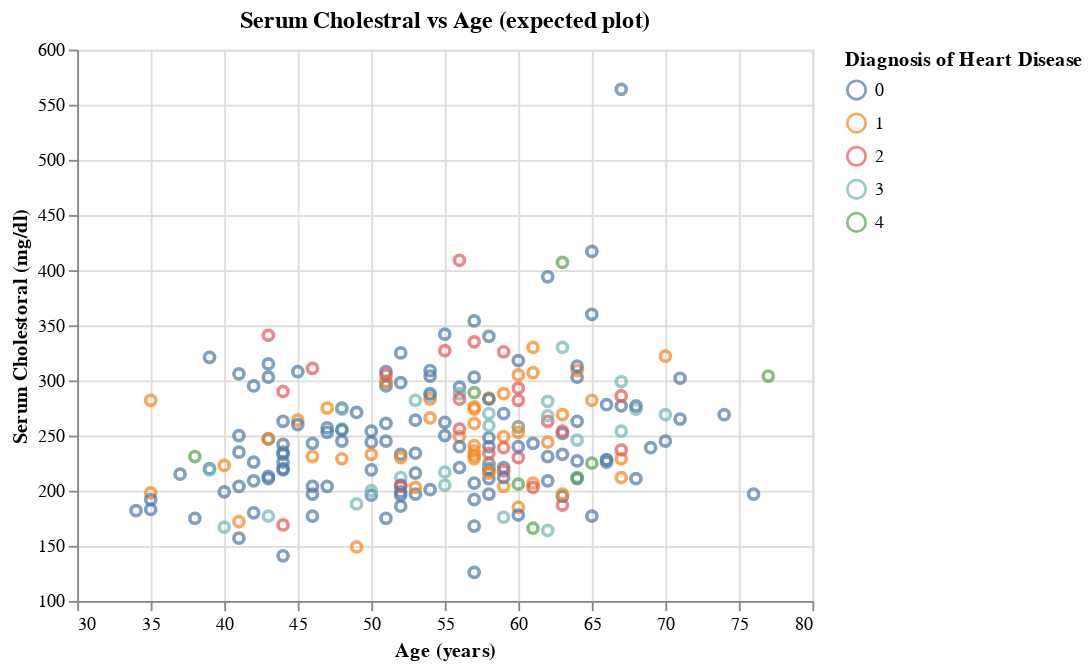

Notebook source saved alongside this figure:
### Markdown cell above
By the end of the project, we should have predictions from the test data, and have according matrix and results to see how well our model perform, and hopefully our predictions could give some insight or reveal trends that we could plot in the following format. It is likely the model would not be the most accurate but we should be able to at least identify patients which have certain qualities would have a higher chance of getting heart disease and therefore is recommended to go get regular body check-ups.

### Code cell
expected_plot =alt.Chart(heart_train).mark_point().encode(
    x=alt.X("age",title = "Age (years)", scale=alt.Scale(zero=False)),
    y=alt.Y("chol",title = "Serum Cholestoral (mg/dl)", scale=alt.Scale(zero=False)),
    color=alt.Color("num:N",title = "Diagnosis of Heart Disease")
).properties(title="Serum Cholestral vs Age (expected plot)")

expected_plot

### Figure 1 — Vega-Lite specification as saved in the notebook (floating-point values rounded to 4 significant figures; data arrays with more than 128 entries replaced by an {"elided": "..."} marker saying what was removed)
{"config": {"view": {"continuousWidth": 400, "continuousHeight": 300}}, "data": {"name": "data-58a615d8c95d6545a121ebf73011d7e8"}, "mark": "point", "encoding": {"color": {"field": "num", "title": "Diagnosis of Heart Disease", "type": "nominal"}, "x": {"field": "age", "scale": {"zero": false}, "title": "Age (years)", "type": "quantitative"}, "y": {"field": "chol", "scale": {"zero": false}, "title": "Serum Cholestoral (mg/dl)", "type": "quantitative"}}, "title": "Serum Cholestral vs Age (expected plot)", "$schema": "https://vega.github.io/schema/vega-lite/v4.17.0.json", "datasets": {"data-58a615d8c95d6545a121ebf73011d7e8": {"elided": "227 records"}}}
